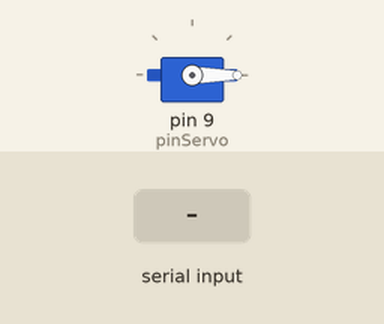
Recording of a sketch running on a simulated Arduino Uno, built with avr-gcc and run on an emulated ATmega328P. On the bench: servo. The inputs (shaded band) are chosen by the test bench. What the sketch prints to the serial monitor is not drawn.

Above: at 1.2 s.
1.3 s: "90,45\n" received over Serial
At 3.0 s:
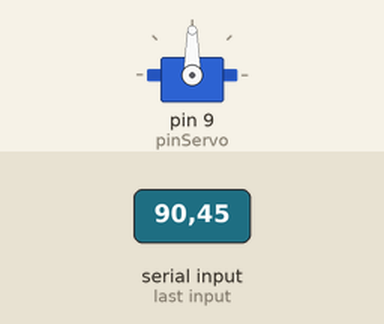
Timing chart, 0 to 8.8 s (numbered marks = the images above; inputs shaded):
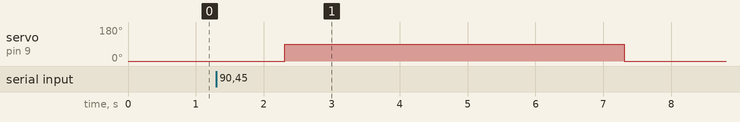

The sketch:

p18_Servo.ino
```cpp
#include "Servo.h"

int pinServo = 9;
Servo servo;

void setup(){
  Serial.begin(9600);
  servo.attach(pinServo);
}

void loop(){

    servo.write(0);
    Serial.println("Servo en 0°");
    if(Serial.available()>0){
      servo.write(0);
      int valor = Serial.readString().toInt();
      servo.write(valor);
      delay(5000);


    }

}
```

Measured:
- after the input at 1.3 s, servo on pin 9 (pinServo): 0° → 90° after 1.0 s, → 0° 5.0 s later
